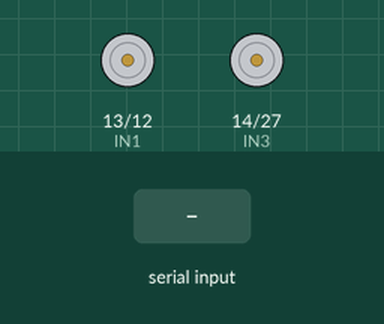
Simulated run of this sketch. Board: ESP32. Parts: motor-driver pin pairs drawn as motors (green arrow = first pin HIGH = forward, orange = second pin HIGH = backward, longer = more drive, scaled by the enable pin). The inputs (shaded band) are chosen by the test bench. Nothing arrives over Bluetooth unless stated; what the sketch prints to the serial monitor is not drawn.

Above: at 1.2 s.
1.3 s: "f" received over the second serial link
At 1.6 s:
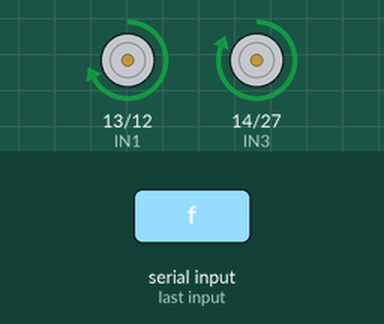
2.8 s: "B" received over the second serial link
At 3.9 s:
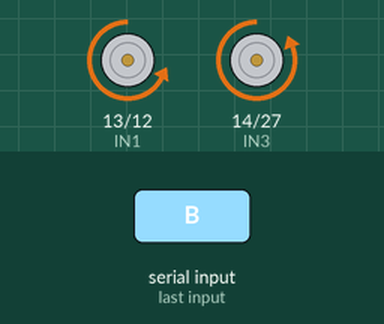
4.3 s: "R" received over the second serial link
At 5.0 s:
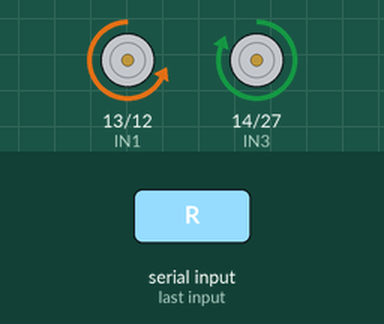
5.8 s: "L" received over the second serial link
At 6.2 s:
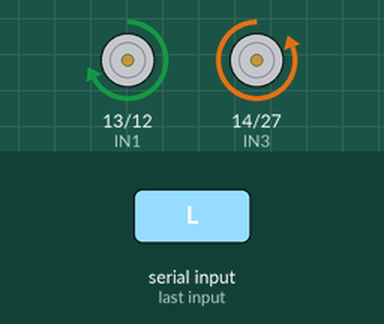
7.3 s: "S" received over the second serial link
At 8.5 s:
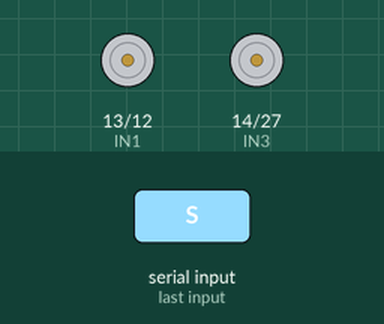
Timing chart, 0 to 9.8 s (numbered marks = the images above; inputs shaded):
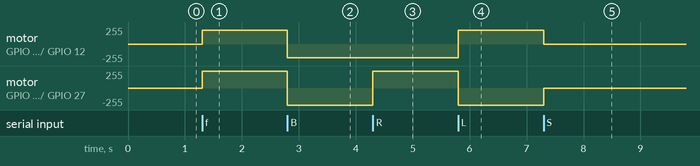

The sketch:

RC_Car.ino
```cpp
#include "BluetoothSerial.h"
BluetoothSerial SerialBT;
#define IN1 13
#define IN2 12
#define IN3 14
#define IN4 27
#define ENA 26
#define ENB 25
char command;
void setup() {
Serial.begin(115200);

  SerialBT.begin("Robosoccer_ESP32");
  Serial.println("Bluetooth Started! Ready to pair...");

  pinMode(IN1, OUTPUT);
  pinMode(IN2, OUTPUT);
  pinMode(IN3, OUTPUT);
  pinMode(IN4, OUTPUT);
  pinMode(ENA, OUTPUT);
  pinMode(ENB, OUTPUT);

  analogWrite(ENA, 205);
  analogWrite(ENB, 255);
}

void loop() {

  if (SerialBT.available()) {
    command = SerialBT.read();
    executeCommand(command);
  }
}

void executeCommand(char cmd) {
  switch (cmd) {
    case 'f':
      digitalWrite(IN1, HIGH); digitalWrite(IN2, LOW);
      digitalWrite(IN3, HIGH); digitalWrite(IN4, LOW);
      break;

    case 'B':
      digitalWrite(IN1, LOW); digitalWrite(IN2, HIGH);
      digitalWrite(IN3, LOW); digitalWrite(IN4, HIGH);
      break;

    case 'R':
      digitalWrite(IN1, LOW); digitalWrite(IN2, HIGH);
      digitalWrite(IN3, HIGH); digitalWrite(IN4, LOW);
      break;

    case 'L':
      digitalWrite(IN1, HIGH); digitalWrite(IN2, LOW);
      digitalWrite(IN3, LOW); digitalWrite(IN4, HIGH);
      break;

    case 'S':
    default:
      digitalWrite(IN1, LOW); digitalWrite(IN2, LOW);
      digitalWrite(IN3, LOW); digitalWrite(IN4, LOW);
      break;
  }
}
```

Measured:
- after the input at 1.3 s, motor on GPIO 13 (IN1) / GPIO 12 (IN2): stopped → forward 205/255 at once; motor on GPIO 14 (IN3) / GPIO 27 (IN4): stopped → forward 255/255 at once
- after the input at 2.8 s, motor on GPIO 13 (IN1) / GPIO 12 (IN2): forward 205/255 → backward 205/255 at once; motor on GPIO 14 (IN3) / GPIO 27 (IN4): forward 255/255 → backward 255/255 at once
- after the input at 4.3 s, motor on GPIO 14 (IN3) / GPIO 27 (IN4): backward 255/255 → forward 255/255 at once
- after the input at 5.8 s, motor on GPIO 13 (IN1) / GPIO 12 (IN2): backward 205/255 → forward 205/255 at once; motor on GPIO 14 (IN3) / GPIO 27 (IN4): forward 255/255 → backward 255/255 at once
- after the input at 7.3 s, motor on GPIO 13 (IN1) / GPIO 12 (IN2): forward 205/255 → stopped at once; motor on GPIO 14 (IN3) / GPIO 27 (IN4): backward 255/255 → stopped at once
